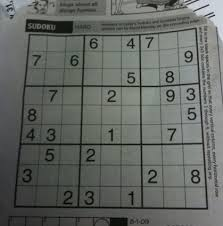
#> input picture images/sudoku.jpg, 223 x 226 px
$ jupyter execute s4-3_adaptive-thresholding.ipynb
#> lines starting #> are read from the running program, lines starting #| are printed output that depends on the picture; after the words box and inside, x2 and y2 are one past the last pixel; in counts of white or black regions, pixels touching at a corner belong together
[cell 1]
import cv2 as cv
import numpy as np
import matplotlib.pyplot as plt

[cell 2]
sudoku_img = cv.imread("../../images/sudoku.jpg", 0)
#> sudoku_img: shape (226, 223); min 0, max 221, mean 101.8

blured_sudoku_img = cv.GaussianBlur(sudoku_img, (5,5), 0)
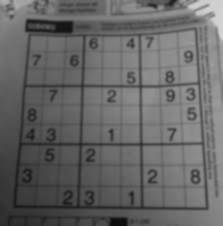
#> blured_sudoku_img: shape (226, 223); min 13, max 213, mean 101.8

plt.figure(figsize=(20,16))
plt.subplot(3,4,1); plt.imshow(sudoku_img, cmap="gray", vmin=0, vmax=255); plt.title("Sudoku Original")
plt.subplot(3,4,2); plt.imshow(blured_sudoku_img, cmap="gray", vmin=0, vmax=255); plt.title("Blured Sudoku")

ter, res = cv.threshold(sudoku_img, 127, 255, cv.THRESH_BINARY)
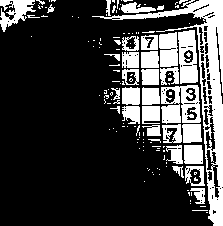
#> res: shape (226, 223); 24.6% white; 141 white regions (107 under 20 px), largest, box (x1, y1, x2, y2) and area: (92, 0, 223, 226) 4064, (161, 85, 201, 124) 1062, (178, 30, 198, 84) 799
plt.subplot(3,4,5); plt.imshow(res, cmap="gray", vmin=0, vmax=255); plt.title("Sudoku Binary")

ter, res = cv.threshold(sudoku_img, 127, 255, cv.THRESH_BINARY + cv.THRESH_OTSU)
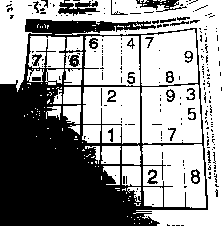
#> res: shape (226, 223); 59.4% white; 209 black regions (181 under 20 px), largest, box (x1, y1, x2, y2) and area: (0, 19, 208, 226) 17887, (58, 0, 100, 16) 349, (136, 0, 187, 12) 264
#> ter = 96
plt.subplot(3,4,6); plt.imshow(res, cmap="gray", vmin=0, vmax=255); plt.title("Sudoku Otsu")

ter, res = cv.threshold(blured_sudoku_img, 127, 255, cv.THRESH_BINARY)
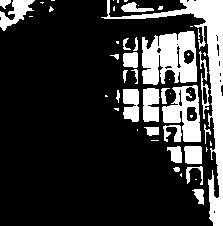
#> res: shape (226, 223); 20.8% white; 53 white regions (27 under 20 px), largest, box (x1, y1, x2, y2) and area: (101, 0, 223, 226) 3512, (142, 31, 197, 85) 2181, (162, 85, 201, 142) 1154
plt.subplot(3,4,7); plt.imshow(res, cmap="gray", vmin=0, vmax=255); plt.title("Blured Sudoku Binary")

ter, res = cv.threshold(blured_sudoku_img, 127, 255, cv.THRESH_BINARY + cv.THRESH_OTSU)
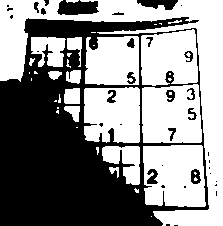
#> res: shape (226, 223); 54.7% white; 37 black regions (19 under 20 px), largest, box (x1, y1, x2, y2) and area: (0, 17, 209, 226) 21161, (57, 0, 99, 15) 494, (137, 0, 178, 10) 272
#> ter = 99
plt.subplot(3,4,8); plt.imshow(res, cmap="gray", vmin=0, vmax=255); plt.title("Blured Sudoku Otsu")

# Adaptive

res = cv.adaptiveThreshold(sudoku_img, 255, cv.ADAPTIVE_THRESH_GAUSSIAN_C, cv.THRESH_BINARY, 11, 2)
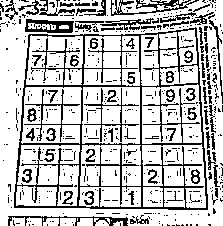
#> res: shape (226, 223); 75.5% white; black in thin lines or dots
plt.subplot(3,4,9); plt.imshow(res, cmap="gray", vmin=0, vmax=255); plt.title("AT GausBinary Sudoku")

res = cv.adaptiveThreshold(sudoku_img, 255, cv.ADAPTIVE_THRESH_MEAN_C, cv.THRESH_BINARY, 11, 2)
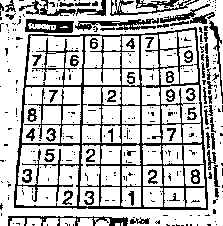
#> res: shape (226, 223); 74.6% white; black in thin lines or dots
plt.subplot(3,4,10); plt.imshow(res, cmap="gray", vmin=0, vmax=255); plt.title("AT MeanBinary Sudoku")

res = cv.adaptiveThreshold(blured_sudoku_img, 255, cv.ADAPTIVE_THRESH_GAUSSIAN_C, cv.THRESH_BINARY, 11, 2)
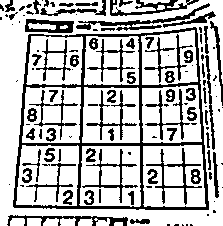
#> res: shape (226, 223); 73% white; 121 black regions (55 under 20 px), largest, box (x1, y1, x2, y2) and area: (13, 27, 209, 210) 4036, (76, 3, 210, 31) 636, (7, 215, 128, 226) 491
plt.subplot(3,4,11); plt.imshow(res, cmap="gray", vmin=0, vmax=255); plt.title("AT GausBinary Blured Sudoku")

res = cv.adaptiveThreshold(blured_sudoku_img, 255, cv.ADAPTIVE_THRESH_MEAN_C, cv.THRESH_BINARY, 11, 2)
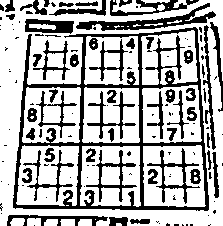
#> res: shape (226, 223); 69.6% white; 133 black regions (81 under 20 px), largest, box (x1, y1, x2, y2) and area: (13, 27, 209, 211) 5506, (76, 3, 216, 31) 1060, (110, 0, 199, 16) 516
plt.subplot(3,4,12); plt.imshow(res, cmap="gray", vmin=0, vmax=255); plt.title("AT MeanBinary Blured Sudoku")

plt.tight_layout()
